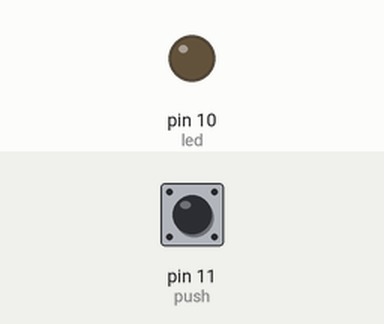
Bench run of a sketch on a simulated Arduino Uno, built with avr-gcc and run on an emulated ATmega328P. Shown: output pins drawn as LEDs (lit = HIGH). Inputs (shaded band) come from the test bench; at power-on: pin 11 (push) LOW.

Above: at 1.2 s.
1.3 s: pin 11 (push) pulled HIGH for 0.15 s
At 2.1 s:
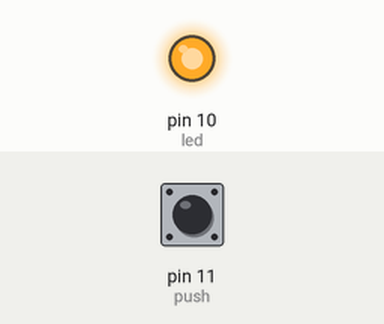
3.0 s: pin 11 (push) pulled HIGH for 1 s
At 3.5 s:
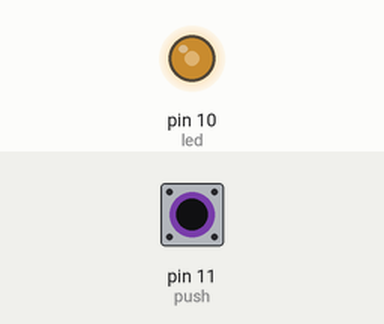
5.5 s: pin 11 (push) pulled HIGH for 3.2 s
At 9.0 s:
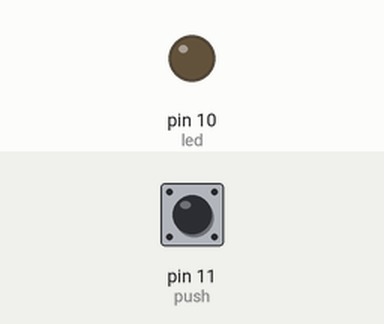
Timing chart, 0 to 10.5 s (numbered marks = the images above; inputs shaded):
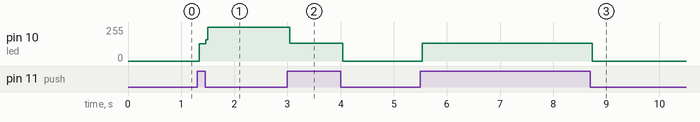

The sketch:

programa13.ino
```cpp
int prueba=0;
int push=11;
int led=10;
int suma=0;
void setup() {
  // put your setup code here, to run once:
pinMode(push,INPUT);
pinMode(led,OUTPUT);
}

void loop() {
  // put your main code here, to run repeatedly:
prueba=digitalRead(push);
if(prueba==HIGH)
{ suma=suma+1;}
if(suma==1)
{digitalWrite(led,HIGH);}
if(suma==2)
{digitalWrite(led,LOW);
 suma=0;
 }


}
```

Measured:
- after the input at 1.3 s, pin 10 (led): 0/255 → 130/255 at once, → 255/255 0.12 s later
- after the input at 3.0 s, pin 10 (led): 255/255 → 135/255 at once, → 0/255 1.0 s later
- after the input at 5.5 s, pin 10 (led): 0/255 → 135/255 at once, → 0/255 3.2 s later
